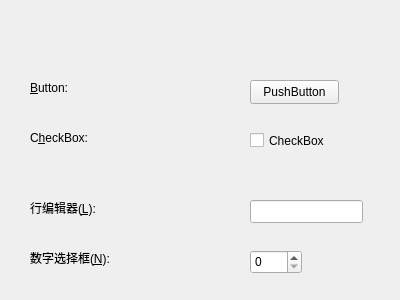
<?xml version="1.0" encoding="UTF-8"?>
<ui version="4.0">
 <class>MyWidget</class>
 <widget class="QWidget" name="MyWidget">
  <property name="geometry">
   <rect>
    <x>0</x>
    <y>0</y>
    <width>400</width>
    <height>300</height>
   </rect>
  </property>
  <property name="windowTitle">
   <string>MyWidget</string>
  </property>
  <widget class="QPushButton" name="pushButton">
   <property name="geometry">
    <rect>
     <x>250</x>
     <y>80</y>
     <width>89</width>
     <height>24</height>
    </rect>
   </property>
   <property name="text">
    <string>PushButton</string>
   </property>
  </widget>
  <widget class="QCheckBox" name="checkBox">
   <property name="geometry">
    <rect>
     <x>250</x>
     <y>130</y>
     <width>93</width>
     <height>21</height>
    </rect>
   </property>
   <property name="text">
    <string>CheckBox</string>
   </property>
  </widget>
  <widget class="QLabel" name="label">
   <property name="geometry">
    <rect>
     <x>30</x>
     <y>80</y>
     <width>72</width>
     <height>15</height>
    </rect>
   </property>
   <property name="text">
    <string>&amp;Button:</string>
   </property>
   <property name="buddy">
    <cstring>pushButton</cstring>
   </property>
  </widget>
  <widget class="QLabel" name="label_2">
   <property name="geometry">
    <rect>
     <x>30</x>
     <y>130</y>
     <width>81</width>
     <height>16</height>
    </rect>
   </property>
   <property name="text">
    <string>C&amp;heckBox:</string>
   </property>
   <property name="buddy">
    <cstring>checkBox</cstring>
   </property>
  </widget>
  <widget class="QLabel" name="label_3">
   <property name="geometry">
    <rect>
     <x>30</x>
     <y>200</y>
     <width>101</width>
     <height>16</height>
    </rect>
   </property>
   <property name="text">
    <string>行编辑器(&amp;L):</string>
   </property>
   <property name="buddy">
    <cstring>lineEdit</cstring>
   </property>
  </widget>
  <widget class="QLabel" name="label_4">
   <property name="geometry">
    <rect>
     <x>30</x>
     <y>250</y>
     <width>121</width>
     <height>16</height>
    </rect>
   </property>
   <property name="text">
    <string>数字选择框(&amp;N):</string>
   </property>
   <property name="buddy">
    <cstring>spinBox</cstring>
   </property>
  </widget>
  <widget class="QLineEdit" name="lineEdit">
   <property name="geometry">
    <rect>
     <x>250</x>
     <y>200</y>
     <width>113</width>
     <height>23</height>
    </rect>
   </property>
  </widget>
  <widget class="QSpinBox" name="spinBox">
   <property name="geometry">
    <rect>
     <x>250</x>
     <y>250</y>
     <width>52</width>
     <height>24</height>
    </rect>
   </property>
  </widget>
 </widget>
 <layoutdefault spacing="6" margin="11"/>
 <tabstops>
  <tabstop>lineEdit</tabstop>
  <tabstop>spinBox</tabstop>
  <tabstop>pushButton</tabstop>
  <tabstop>checkBox</tabstop>
 </tabstops>
 <resources/>
 <connections/>
</ui>
